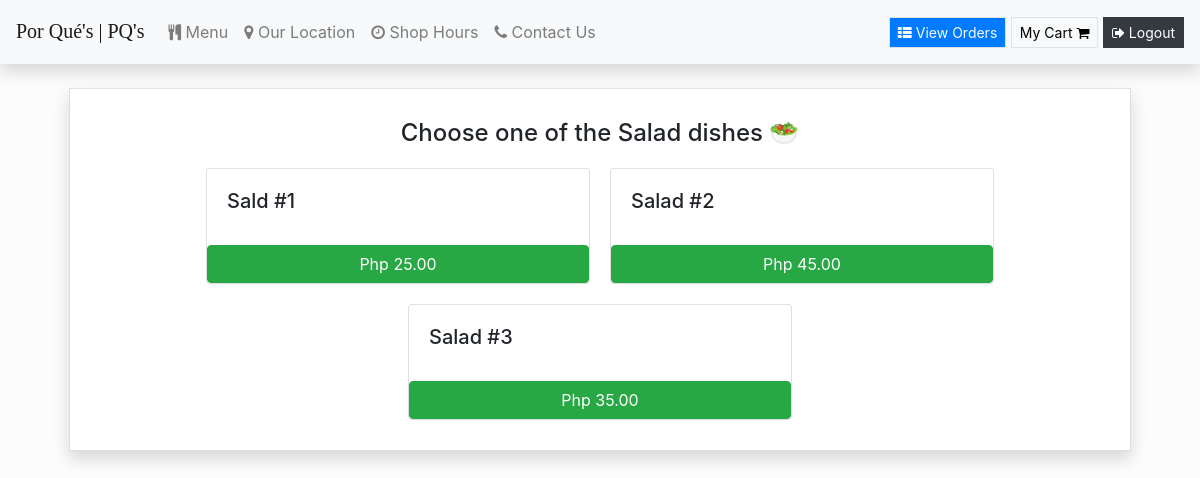
/Salad (signed in), run on an earlier commit of the app's database.
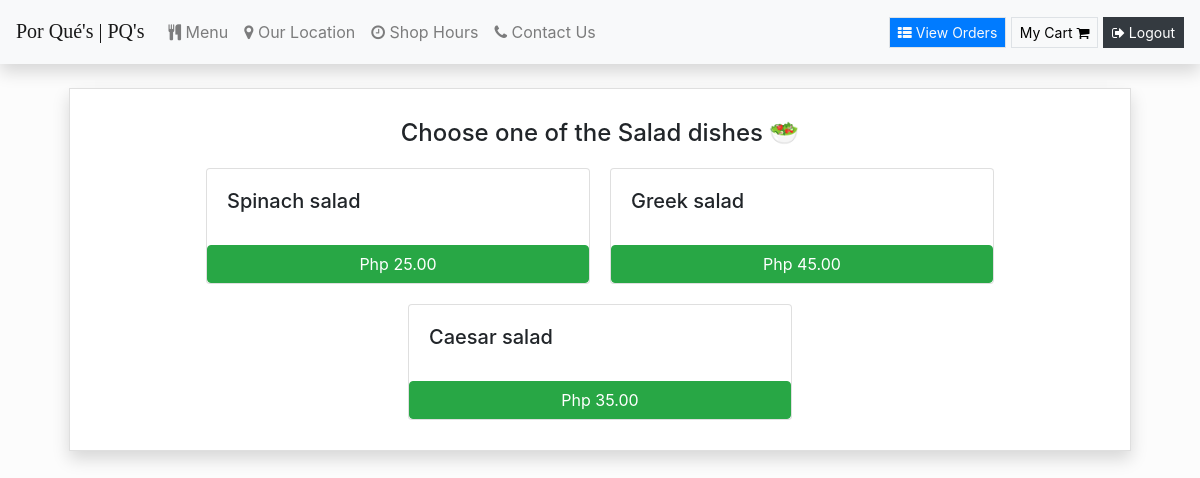
And on a later commit of the database.
### orders/models.py (models this page shows, shortened)
class Salad(models.Model):
    dish_name = models.CharField(max_length=200)
    price = models.DecimalField(max_digits=6, decimal_places=2)
    class Meta:
        verbose_name = "List of Salad"
        verbose_name_plural = "List of Salad"

### orders/views.py (the view)
# urls.py: path("Salad", views.salad, name="salad"),
def salad(request):
    if request.user.is_authenticated:
        return render(request, "orders/salad.html", context = {"dishes":Salad.objects.all})
    else:
        return redirect("orders:login")

### orders/templates/orders/salad.html
{% extends 'orders/header.html' %} {% block content %}
<div class="container">
    <div class="content my-4 px-4">
        <div class="card rounded-0 shadow">
            <div class="card-body">
                <h4 style="margin:10px; text-align:center;"> Choose one of the Salad dishes &#x1f957 </h4>
                <div class="row justify-content-center">
                    {% for dish in dishes %}
                    <div class="card" id="regular_pizza_card" style="width: 24rem; margin:10px;">
                        <div class="card-body">
                            <h5 class="card-title">{{dish.dish_name}}</h5>
                        </div>
                        <button class="btn btn-success" onclick="add_to_cart({item_description:'{{dish.dish_name}}' , price:{{dish.price}} })">Php {{dish.price}}</button>
                    </div>
                    {% endfor %}
                </div>
            </div>
        </div>
    </div>
</div>
{% endblock %}

What changed in the data, as far as the page shows it:
changed Salad: dish_name "Sald #1" → "Spinach salad"
changed Salad: dish_name "Salad #2" → "Greek salad"
changed Salad: dish_name "Salad #3" → "Caesar salad"
